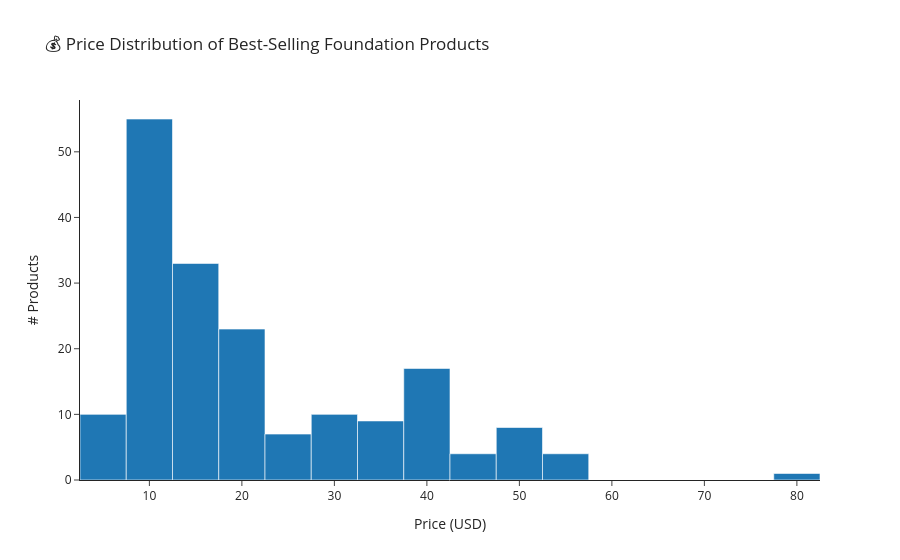

This figure's notebook cell:
### Markdown cell above
### 4.2 Price Distribution: What Price Range Dominates?

### Code cell
fig = px.histogram(
    df,
    x="price",
    nbins=20,
    title="💰 Price Distribution of Best-Selling Foundation Products",
    labels={"price": "Price (USD)"},
    template=PLOTLY_TEMPLATE,
)
fig.update_layout(yaxis_title="# Products")
fig.show()

### Figure 1 — Plotly figure (JSON) as saved in the notebook; plotly's stock layout.template omitted (floating-point values rounded to 4 significant figures; data arrays with more than 128 entries replaced by an {"elided": "..."} marker saying what was removed)
{"data": [{"bingroup": "x", "hovertemplate": "Price (USD)=%{x}<br>count=%{y}<extra></extra>", "legendgroup": "", "marker": {"color": "#1F77B4", "pattern": {"shape": ""}}, "name": "", "nbinsx": 20, "orientation": "v", "showlegend": false, "type": "histogram", "x": {"elided": "181 float values"}, "xaxis": "x", "yaxis": "y"}], "layout": {"barmode": "relative", "legend": {"tracegroupgap": 0}, "title": {"text": "💰 Price Distribution of Best-Selling Foundation Products"}, "xaxis": {"anchor": "y", "domain": [0.0, 1.0], "title": {"text": "Price (USD)"}}, "yaxis": {"anchor": "x", "domain": [0.0, 1.0], "title": {"text": "# Products"}}}}
